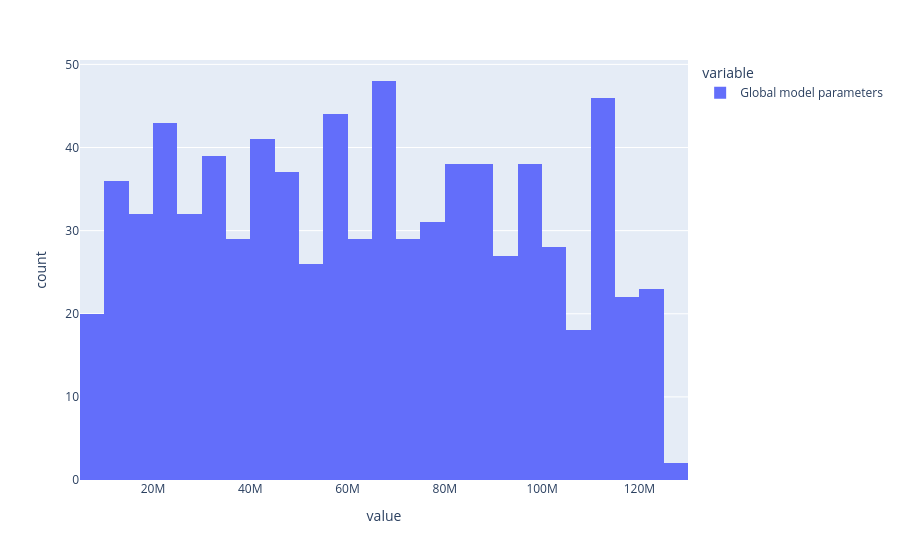

This figure's notebook cell:
### Code cell
df = pd.read_csv("Compute_allocations_transformer.csv")
# byte_level = df[df['Patch size'] == 1]
byte_level = df[(df['FLOPs'] == 's') & (df['Patch size'] == 4)]
# byte_level['Global transformer parameters'].sort_values(ascending=False)
fig = px.histogram(byte_level['Global model parameters'])

fig.show()

### Figure 1 — Plotly figure (JSON) as saved in the notebook; plotly's stock layout.template omitted (floating-point values rounded to 4 significant figures; data arrays with more than 128 entries replaced by an {"elided": "..."} marker saying what was removed)
{"data": [{"alignmentgroup": "True", "bingroup": "x", "hovertemplate": "variable=Global model parameters<br>value=%{x}<br>count=%{y}<extra></extra>", "legendgroup": "Global model parameters", "marker": {"color": "#636efa", "pattern": {"shape": ""}}, "name": "Global model parameters", "offsetgroup": "Global model parameters", "orientation": "v", "showlegend": true, "type": "histogram", "x": {"elided": "796 float values"}, "xaxis": "x", "yaxis": "y"}], "layout": {"barmode": "relative", "legend": {"title": {"text": "variable"}, "tracegroupgap": 0}, "margin": {"t": 60}, "xaxis": {"anchor": "y", "domain": [0, 1], "title": {"text": "value"}}, "yaxis": {"anchor": "x", "domain": [0, 1], "title": {"text": "count"}}}}
